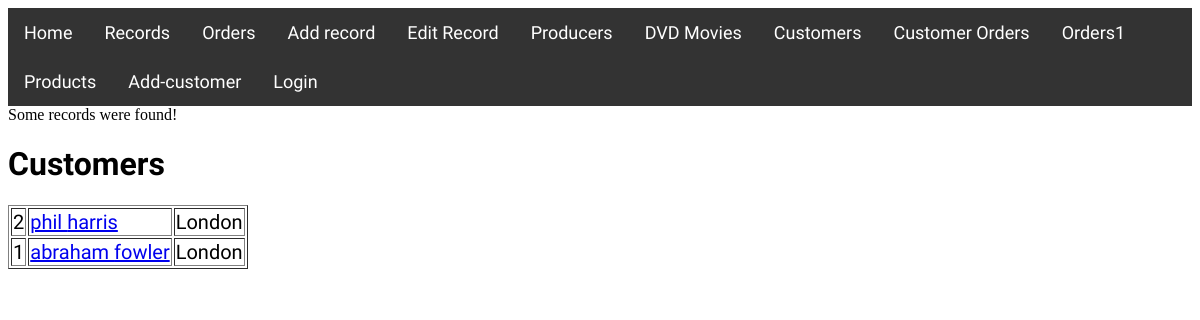
The page /?page=customers on the database its author committed.
### tables this page shows
CREATE TABLE Customer_Card_Details(
Customer_EAN CHAR(8) NOT NULL,
Customer_ID INT,
Card_Number VARCHAR(20),
Card_Expiry_Date DATE,
Card_Security_No VARCHAR(6),
Date_Of_Birth DATE,
Address_Line_1 TINYTEXT,
Address_Line_2 TINYTEXT,
City VARCHAR(50),
Postcode CHAR(8),
PRIMARY KEY(Customer_EAN,Customer_ID),
FOREIGN KEY(Customer_ID) REFERENCES Customers(Customer_ID)
);

CREATE TABLE Customers(
Customer_ID INT AUTO_INCREMENT,
Title VARCHAR(20),
First_Name TINYTEXT,
Last_Name TINYTEXT,
PRIMARY KEY(Customer_ID)
);

### views/customers.php (the view, shortened to what this page needs)
<?php
    $content = "<h1>Customers</h1>";
	$sql = "SELECT c.Customer_ID,cd.Customer_EAN, c.First_Name, c.Last_Name, cd.City FROM Customers c INNER JOIN Customer_Card_Details cd ON c.Customer_ID=cd.Customer_ID ORDER BY cd.City, c.Customer_ID DESC";
	$result = mysqli_query($link, $sql);
if ($result === false) {
    echo mysqli_error($link);
} else {
    $content .= "<table border='1'><tbody>";
    while ($row = mysqli_fetch_assoc($result)) {
            $content .= "<tr>";
        $content .= "<td>".$row['Customer_ID']."</td>";
     	$content .= "<td><a href='?page=customer_orders&Customer_ID=".$row['Customer_ID']."'>".$row['First_Name']." ".$row['Last_Name']."</a></td>";
        $content .= "<td>".$row['City']."</td>";
$content .= "</tr>";
    }
    $content .= "</tbody></table>";
	}
    echo $content;
?>

### rows shown on the page
customer_card_details: Customer_ID.Customer_ID "2", Customer_ID.First_Name "phil", Customer_ID.Last_Name "harris", City "London"
customer_card_details: Customer_ID.Customer_ID "1", Customer_ID.First_Name "abraham", Customer_ID.Last_Name "fowler", City "London"
